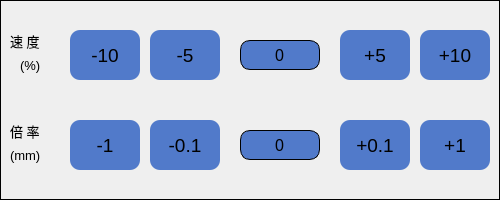
  <widget class="QGroupBox" name="groupBox">
   <property name="geometry">
    <rect>
     <x>0</x>
     <y>0</y>
     <width>500</width>
     <height>200</height>
    </rect>
   </property>
   <property name="minimumSize">
    <size>
     <width>500</width>
     <height>200</height>
    </size>
   </property>
   <property name="maximumSize">
    <size>
     <width>500</width>
     <height>200</height>
    </size>
   </property>
   <property name="styleSheet">
    <string notr="true">QGroupBox{
	border:  1px solid black;
}
</string>
   </property>
   <property name="title">
    <string/>
   </property>
   <widget class="QLabel" name="label">
    <property name="geometry">
     <rect>
      <x>10</x>
      <y>20</y>
      <width>54</width>
      <height>41</height>
     </rect>
    </property>
    <property name="font">
     <font>
      <pointsize>10</pointsize>
     </font>
    </property>
    <property name="text">
     <string>速 度</string>
    </property>
   </widget>
   <widget class="QLabel" name="label_2">
    <property name="geometry">
     <rect>
      <x>20</x>
      <y>50</y>
      <width>51</width>
      <height>31</height>
     </rect>
    </property>
    <property name="font">
     <font>
      <pointsize>10</pointsize>
     </font>
    </property>
    <property name="text">
     <string>(%)</string>
    </property>
   </widget>
   <widget class="QLabel" name="label_3">
    <property name="geometry">
     <rect>
      <x>10</x>
      <y>110</y>
      <width>54</width>
      <height>41</height>
     </rect>
    </property>
    <property name="font">
     <font>
      <pointsize>10</pointsize>
     </font>
    </property>
    <property name="text">
     <string>倍 率</string>
    </property>
   </widget>
   <widget class="QLabel" name="label_4">
    <property name="geometry">
     <rect>
      <x>10</x>
      <y>140</y>
      <width>51</width>
      <height>31</height>
     </rect>
    </property>
    <property name="font">
     <font>
      <pointsize>10</pointsize>
     </font>
    </property>
    <property name="text">
     <string>(mm)</string>
    </property>
   </widget>
   <widget class="QPushButton" name="Btn_speedMinus10">
    <property name="geometry">
     <rect>
      <x>70</x>
      <y>30</y>
      <width>70</width>
      <height>50</height>
     </rect>
    </property>
    <property name="minimumSize">
     <size>
      <width>70</width>
      <height>50</height>
     </size>
    </property>
    <property name="maximumSize">
     <size>
      <width>70</width>
      <height>50</height>
     </size>
    </property>
    <property name="font">
     <font>
      <pointsize>14</pointsize>
     </font>
    </property>
    <property name="styleSheet">
     <string notr="true">QPushButton
{
    background-color:#517ACA; 
    border-width:0px;/*边框宽度*/
    border-radius:10px; /*边框倒角*/
}
QPushButton:pressed
{
    border-style:outset; /*边框风格*/
    background-color:qlineargradient(x1: 0, y1: 0, x2: 0, y2: 1, stop:0 #00befa, stop: 1 #0160ea);/*背景色*/
    border-width:1px;/*边框宽度*/
    border-color:#0055ff; /*边框颜色*/
    border-radius:10px; /*边框倒角*/
}</string>
    </property>
    <property name="text">
     <string>-10</string>
    </property>
    <property name="iconSize">
     <size>
      <width>40</width>
      <height>40</height>
     </size>
    </property>
   </widget>
   <widget class="QPushButton" name="Btn_speedMinus5">
    <property name="geometry">
     <rect>
      <x>150</x>
      <y>30</y>
      <width>70</width>
      <height>50</height>
     </rect>
    </property>
    <property name="minimumSize">
     <size>
      <width>70</width>
      <height>50</height>
     </size>
    </property>
    <property name="maximumSize">
     <size>
      <width>70</width>
      <height>50</height>
     </size>
    </property>
    <property name="font">
     <font>
      <pointsize>14</pointsize>
     </font>
    </property>
    <property name="styleSheet">
     <string notr="true">QPushButton
{
    background-color:#517ACA; 
    border-width:0px;/*边框宽度*/
    border-radius:10px; /*边框倒角*/
}
QPushButton:pressed
{
    border-style:outset; /*边框风格*/
    background-color:qlineargradient(x1: 0, y1: 0, x2: 0, y2: 1, stop:0 #00befa, stop: 1 #0160ea);/*背景色*/
    border-width:1px;/*边框宽度*/
    border-color:#0055ff; /*边框颜色*/
    border-radius:10px; /*边框倒角*/
}</string>
    </property>
    <property name="text">
     <string>-5</string>
    </property>
    <property name="iconSize">
     <size>
      <width>40</width>
      <height>40</height>
     </size>
    </property>
   </widget>
   <widget class="QPushButton" name="Btn_speedAdd5">
    <property name="geometry">
     <rect>
      <x>340</x>
      <y>30</y>
      <width>70</width>
      <height>50</height>
     </rect>
    </property>
    <property name="minimumSize">
     <size>
      <width>70</width>
      <height>50</height>
     </size>
    </property>
    <property name="maximumSize">
     <size>
      <width>70</width>
      <height>50</height>
     </size>
    </property>
    <property name="font">
     <font>
      <pointsize>14</pointsize>
     </font>
    </property>
    <property name="styleSheet">
     <string notr="true">QPushButton
{
    background-color:#517ACA; 
    border-width:0px;/*边框宽度*/
    border-radius:10px; /*边框倒角*/
}
QPushButton:pressed
{
    border-style:outset; /*边框风格*/
    background-color:qlineargradient(x1: 0, y1: 0, x2: 0, y2: 1, stop:0 #00befa, stop: 1 #0160ea);/*背景色*/
    border-width:1px;/*边框宽度*/
    border-color:#0055ff; /*边框颜色*/
    border-radius:10px; /*边框倒角*/
}</string>
    </property>
    <property name="text">
     <string>+5</string>
    </property>
    <property name="iconSize">
     <size>
      <width>40</width>
      <height>40</height>
     </size>
    </property>
   </widget>
   <widget class="QPushButton" name="Btn_speedAdd10">
    <property name="geometry">
     <rect>
      <x>420</x>
      <y>30</y>
      <width>70</width>
      <height>50</height>
     </rect>
    </property>
    <property name="minimumSize">
     <size>
      <width>70</width>
      <height>50</height>
     </size>
    </property>
    <property name="maximumSize">
     <size>
      <width>70</width>
      <height>50</height>
     </size>
    </property>
    <property name="font">
     <font>
      <pointsize>14</pointsize>
     </font>
    </property>
    <property name="styleSheet">
     <string notr="true">QPushButton
{
    background-color:#517ACA; 
    border-width:0px;/*边框宽度*/
    border-radius:10px; /*边框倒角*/
}
QPushButton:pressed
{
    border-style:outset; /*边框风格*/
    background-color:qlineargradient(x1: 0, y1: 0, x2: 0, y2: 1, stop:0 #00befa, stop: 1 #0160ea);/*背景色*/
    border-width:1px;/*边框宽度*/
    border-color:#0055ff; /*边框颜色*/
    border-radius:10px; /*边框倒角*/
}</string>
    </property>
    <property name="text">
     <string>+10</string>
    </property>
    <property name="iconSize">
     <size>
      <width>40</width>
      <height>40</height>
     </size>
    </property>
   </widget>
   <widget class="QPushButton" name="Btn_mulAdd10">
    <property name="geometry">
     <rect>
      <x>420</x>
      <y>120</y>
      <width>70</width>
      <height>50</height>
     </rect>
    </property>
    <property name="minimumSize">
     <size>
      <width>70</width>
      <height>50</height>
     </size>
    </property>
    <property name="maximumSize">
     <size>
      <width>70</width>
      <height>50</height>
     </size>
    </property>
    <property name="font">
     <font>
      <pointsize>14</pointsize>
     </font>
    </property>
    <property name="styleSheet">
     <string notr="true">QPushButton
{
    background-color:#517ACA; 
    border-width:0px;/*边框宽度*/
    border-radius:10px; /*边框倒角*/
}
QPushButton:pressed
{
    border-style:outset; /*边框风格*/
    background-color:qlineargradient(x1: 0, y1: 0, x2: 0, y2: 1, stop:0 #00befa, stop: 1 #0160ea);/*背景色*/
    border-width:1px;/*边框宽度*/
    border-color:#0055ff; /*边框颜色*/
    border-radius:10px; /*边框倒角*/
}</string>
    </property>
    <property name="text">
     <string>+1</string>
    </property>
    <property name="iconSize">
     <size>
      <width>40</width>
      <height>40</height>
     </size>
    </property>
   </widget>
   <widget class="QPushButton" name="Btn_mulAdd1">
    <property name="geometry">
     <rect>
      <x>340</x>
      <y>120</y>
      <width>70</width>
      <height>50</height>
     </rect>
    </property>
    <property name="minimumSize">
     <size>
      <width>70</width>
      <height>50</height>
     </size>
    </property>
    <property name="maximumSize">
     <size>
      <width>70</width>
      <height>50</height>
     </size>
    </property>
    <property name="font">
     <font>
      <pointsize>14</pointsize>
     </font>
    </property>
    <property name="styleSheet">
     <string notr="true">QPushButton
{
    background-color:#517ACA; 
    border-width:0px;/*边框宽度*/
    border-radius:10px; /*边框倒角*/
}
QPushButton:pressed
{
    border-style:outset; /*边框风格*/
    background-color:qlineargradient(x1: 0, y1: 0, x2: 0, y2: 1, stop:0 #00befa, stop: 1 #0160ea);/*背景色*/
    border-width:1px;/*边框宽度*/
    border-color:#0055ff; /*边框颜色*/
    border-radius:10px; /*边框倒角*/
}</string>
    </property>
    <property name="text">
     <string>+0.1</string>
    </property>
    <property name="iconSize">
     <size>
      <width>40</width>
      <height>40</height>
     </size>
    </property>
   </widget>
   <widget class="QPushButton" name="Btn_mulMinus1">
    <property name="geometry">
     <rect>
      <x>150</x>
      <y>120</y>
      <width>70</width>
      <height>50</height>
     </rect>
    </property>
    <property name="minimumSize">
     <size>
      <width>70</width>
      <height>50</height>
     </size>
    </property>
    <property name="maximumSize">
     <size>
      <width>70</width>
      <height>50</height>
     </size>
    </property>
    <property name="font">
     <font>
      <pointsize>14</pointsize>
     </font>
    </property>
    <property name="styleSheet">
     <string notr="true">QPushButton
{
    background-color:#517ACA; 
    border-width:0px;/*边框宽度*/
    border-radius:10px; /*边框倒角*/
}
QPushButton:pressed
{
    border-style:outset; /*边框风格*/
    background-color:qlineargradient(x1: 0, y1: 0, x2: 0, y2: 1, stop:0 #00befa, stop: 1 #0160ea);/*背景色*/
    border-width:1px;/*边框宽度*/
    border-color:#0055ff; /*边框颜色*/
    border-radius:10px; /*边框倒角*/
}</string>
    </property>
    <property name="text">
     <string>-0.1</string>
    </property>
    <property name="iconSize">
     <size>
      <width>40</width>
      <height>40</height>
     </size>
    </property>
   </widget>
   <widget class="QPushButton" name="Btn_mulMinus10">
    <property name="geometry">
     <rect>
      <x>70</x>
      <y>120</y>
      <width>70</width>
      <height>50</height>
     </rect>
    </property>
    <property name="minimumSize">
     <size>
      <width>70</width>
      <height>50</height>
     </size>
    </property>
    <property name="maximumSize">
     <size>
      <width>70</width>
      <height>50</height>
     </size>
    </property>
    <property name="font">
     <font>
      <pointsize>14</pointsize>
     </font>
    </property>
    <property name="styleSheet">
     <string notr="true">QPushButton
{
    background-color:#517ACA; 
    border-width:0px;/*边框宽度*/
    border-radius:10px; /*边框倒角*/
}
QPushButton:pressed
{
    border-style:outset; /*边框风格*/
    background-color:qlineargradient(x1: 0, y1: 0, x2: 0, y2: 1, stop:0 #00befa, stop: 1 #0160ea);/*背景色*/
    border-width:1px;/*边框宽度*/
    border-color:#0055ff; /*边框颜色*/
    border-radius:10px; /*边框倒角*/
}</string>
    </property>
    <property name="text">
     <string>-1</string>
    </property>
    <property name="iconSize">
     <size>
      <width>40</width>
      <height>40</height>
     </size>
    </property>
   </widget>
   <widget class="QLineEdit" name="Edit_speed">
    <property name="geometry">
     <rect>
      <x>240</x>
      <y>40</y>
      <width>80</width>
      <height>30</height>
     </rect>
    </property>
    <property name="minimumSize">
     <size>
      <width>80</width>
      <height>30</height>
     </size>
    </property>
    <property name="maximumSize">
     <size>
      <width>80</width>
      <height>30</height>
     </size>
    </property>
    <property name="font">
     <font>
      <pointsize>12</pointsize>
     </font>
    </property>
    <property name="styleSheet">
     <string notr="true">QLineEdit
{
    background-color:#517ACA;
    border-style:solid; /*边框风格*/
    border-width:1px;/*边框宽度*/
    border-radius:10px; /*边框倒角*/
}</string>
    </property>
    <property name="text">
     <string>0</string>
    </property>
    <property name="alignment">
     <set>Qt::AlignCenter</set>
    </property>
   </widget>
   <widget class="QLineEdit" name="Edit_mul">
    <property name="geometry">
     <rect>
      <x>240</x>
      <y>130</y>
      <width>80</width>
      <height>30</height>
     </rect>
    </property>
    <property name="minimumSize">
     <size>
      <width>80</width>
      <height>30</height>
     </size>
    </property>
    <property name="maximumSize">
     <size>
      <width>80</width>
      <height>30</height>
     </size>
    </property>
    <property name="font">
     <font>
      <pointsize>12</pointsize>
     </font>
    </property>
    <property name="styleSheet">
     <string notr="true">QLineEdit
{
    background-color:#517ACA;
    border-style:solid; /*边框风格*/
    border-width:1px;/*边框宽度*/
    border-radius:10px; /*边框倒角*/
}</string>
    </property>
    <property name="text">
     <string>0</string>
    </property>
    <property name="alignment">
     <set>Qt::AlignCenter</set>
    </property>
   </widget>
  </widget>
